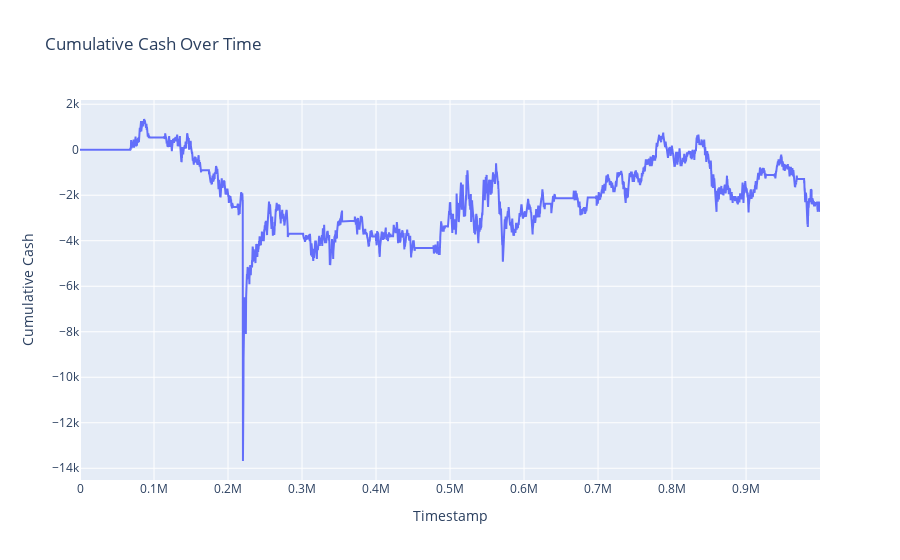

Source (notebook cell):
### Code cell
import plotly.graph_objects as go

# Create the plot
fig = go.Figure()

# Add the CUMULATIVE_CASH line
fig.add_trace(go.Scatter(x=data['timestamp'], y=data['PNL'],
                         mode='lines', name='Cum'))

# Update the layout
fig.update_layout(title='Cumulative Cash Over Time',
                  xaxis_title='Timestamp',
                  yaxis_title='Cumulative Cash')

# Display the plot
fig.show()

### Figure 1 — Plotly figure (JSON) as saved in the notebook; plotly's stock layout.template omitted (floating-point values rounded to 4 significant figures; data arrays with more than 128 entries replaced by an {"elided": "..."} marker saying what was removed)
{"data": [{"mode": "lines", "name": "Cum", "type": "scatter", "x": {"elided": "10000 int values"}, "y": {"elided": "10000 float values"}}], "layout": {"title": {"text": "Cumulative Cash Over Time"}, "xaxis": {"title": {"text": "Timestamp"}}, "yaxis": {"title": {"text": "Cumulative Cash"}}}}
